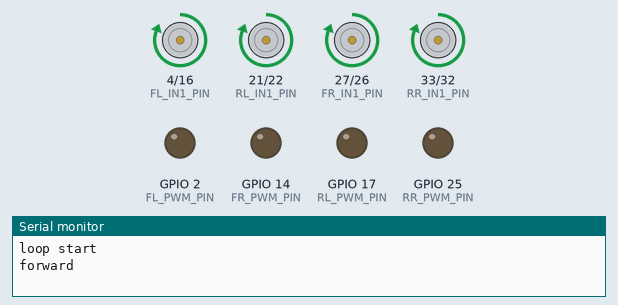
Simulated run of this sketch. Board: ESP32. Parts: motor-driver pin pairs drawn as motors (green arrow = first pin HIGH = forward, orange = second pin HIGH = backward, longer = more drive), output pins drawn as LEDs (lit = HIGH), the last lines printed to the serial monitor.

Above: at 0.2 s.
At 8.2 s:
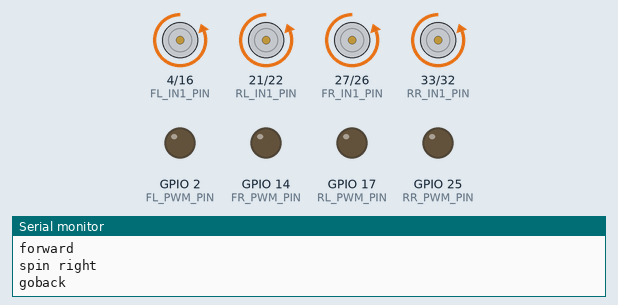
At 12.2 s:
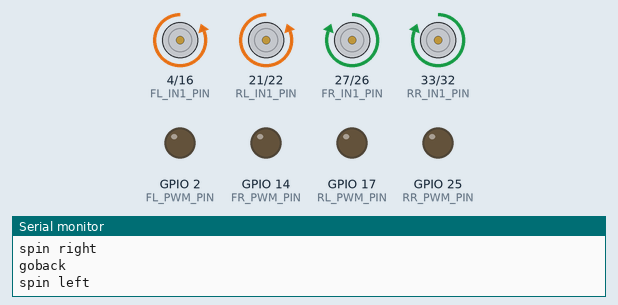
At 17.7 s:
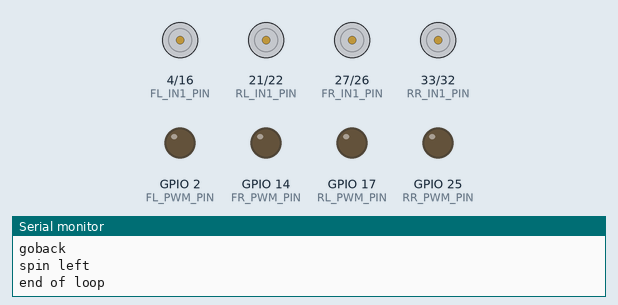
At 27.2 s:
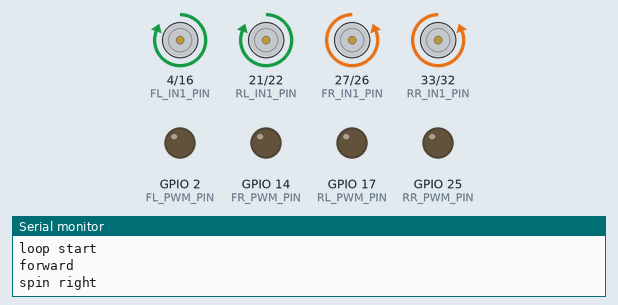
Timing chart, 0 to 29.9 s (numbered marks = the images above):
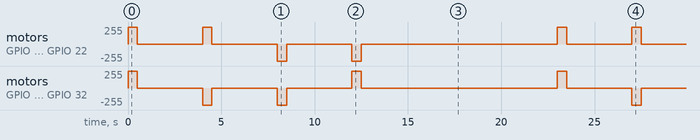

Measured:
- by itself, motor on GPIO 4 (FL_IN1_PIN) / GPIO 16 (FL_IN2_PIN), motor on GPIO 21 (RL_IN1_PIN) / GPIO 22 (RL_IN2_PIN): repeats every 23.0 s: stopped 3.5 s, forward 255/255 0.50 s, 2 × (stopped 3.5 s, backward 255/255 0.50 s), stopped 10.5 s, forward 255/255 0.50 s
- by itself, motor on GPIO 27 (FR_IN1_PIN) / GPIO 26 (FR_IN2_PIN), motor on GPIO 33 (RR_IN1_PIN) / GPIO 32 (RR_IN2_PIN): repeats every 23.0 s: 2 × (stopped 3.5 s, backward 255/255 0.50 s), stopped 3.5 s, forward 255/255 0.50 s, stopped 10.5 s, forward 255/255 0.50 s

The sketch:

esp32car0112_-___.ino
```cpp
#define FL_PWM_PIN 2
#define FL_IN1_PIN 4
#define FL_IN2_PIN 16
#define RL_PWM_PIN 17
#define RL_IN1_PIN 21
#define RL_IN2_PIN 22
#define FR_PWM_PIN 14
#define FR_IN1_PIN 27
#define FR_IN2_PIN 26
#define RR_PWM_PIN 25
#define RR_IN1_PIN 33
#define RR_IN2_PIN 32

#define FR_CHANNEL 1
#define FL_CHANNEL 2
#define RR_CHANNEL 3
#define RL_CHANNEL 4


int outputPower = 0;
int turnPower = 0;
int forwardStatus = 1;
int feq = 5000;
int dutyCycle = 210;
int continueOutput = false;
int stoped = true;

void stopCar() {
  ledcWrite(1, 0);
  ledcWrite(2, 0);
  ledcWrite(3, 0);
  ledcWrite(4, 0);
  stoped = true;
}

void enPower() {
  int p1 = map(outputPower, 0, 1023, 0, 255);
  ledcWrite(1, p1);
  ledcWrite(2, p1);
  ledcWrite(3, p1);
  ledcWrite(4, p1);
  stoped = false;
}

void forward() {
  forwardStatus = 1;
  digitalWrite(FR_IN1_PIN, HIGH);
  digitalWrite(FR_IN2_PIN, LOW);
  digitalWrite(FL_IN1_PIN, HIGH);
  digitalWrite(FL_IN2_PIN, LOW);
  digitalWrite(RR_IN1_PIN, HIGH);
  digitalWrite(RR_IN2_PIN, LOW);
  digitalWrite(RL_IN1_PIN, HIGH);
  digitalWrite(RL_IN2_PIN, LOW);
}
void shutdownall() {
  //forwardStatus = 1;
  digitalWrite(FR_IN1_PIN, LOW);
  digitalWrite(FR_IN2_PIN, LOW);
  digitalWrite(FL_IN1_PIN, LOW);
  digitalWrite(FL_IN2_PIN, LOW);
  digitalWrite(RR_IN1_PIN, LOW);
  digitalWrite(RR_IN2_PIN, LOW);
  digitalWrite(RL_IN1_PIN, LOW);
  digitalWrite(RL_IN2_PIN, LOW);
}

void goBack() {
  forwardStatus = 0;
  digitalWrite(FR_IN1_PIN, LOW);
  digitalWrite(FR_IN2_PIN, HIGH);
  digitalWrite(FL_IN1_PIN, LOW);
  digitalWrite(FL_IN2_PIN, HIGH);
  digitalWrite(RR_IN1_PIN, LOW);
  digitalWrite(RR_IN2_PIN, HIGH);
  digitalWrite(RL_IN1_PIN, LOW);
  digitalWrite(RL_IN2_PIN, HIGH);
}

void spinRight() {
  digitalWrite(FR_IN1_PIN, LOW);
  digitalWrite(FR_IN2_PIN, HIGH);
  digitalWrite(RR_IN1_PIN, LOW);
  digitalWrite(RR_IN2_PIN, HIGH);
}

void spinLeft() {
  digitalWrite(FL_IN1_PIN, LOW);
  digitalWrite(FL_IN2_PIN, HIGH);
  digitalWrite(RL_IN1_PIN, LOW);
  digitalWrite(RL_IN2_PIN, HIGH);
}

void setup()
{
  // Debug console
  Serial.begin(115200);

  ledcAttachPin(FR_PWM_PIN, FR_CHANNEL); // assign RGB led pins to channels
  ledcAttachPin(FL_PWM_PIN, FL_CHANNEL);
  ledcAttachPin(RR_PWM_PIN, RR_CHANNEL);
  ledcAttachPin(RL_PWM_PIN, RL_CHANNEL);
  ledcSetup(FR_CHANNEL, feq, 8); // 12 kHz PWM, 8-bit resolution
  ledcSetup(FL_CHANNEL, feq, 8);
  ledcSetup(RR_CHANNEL, feq, 8);
  ledcSetup(RL_CHANNEL, feq, 8);
  pinMode(FR_IN1_PIN, OUTPUT);
  pinMode(FR_IN2_PIN, OUTPUT);
  pinMode(FL_IN1_PIN, OUTPUT);
  pinMode(FL_IN2_PIN, OUTPUT);
  pinMode(RR_IN1_PIN, OUTPUT);
  pinMode(RR_IN2_PIN, OUTPUT);
  pinMode(RL_IN1_PIN, OUTPUT);
  pinMode(RL_IN2_PIN, OUTPUT);
}

void loop()
{
  Serial.printf("loop start\n");
  foward();
  delay(3000);

  spinright();
  delay(3000);

  backward();
  delay(3000);

  spinleft();
  Serial.print("end of loop\n\n");

  delay(10000);

}
void foward() {
  Serial.print("forward\n");
  continueOutput = true;
  forward();
  enPower();
  delay(500);
  continueOutput = false;
  stopCar();
  shutdownall();
  delay(500);
}
void backward() {
  Serial.print("goback\n");
  continueOutput = true;
  goBack();
  enPower();
  delay(500);
  continueOutput = false;
  stopCar();
  shutdownall();
  delay(500);

}
void spinright() {
  Serial.println("spin right\n");
  forward(); //先回到前進狀態
  spinRight();
  enPower();
  delay(500);
  stopCar();
  shutdownall();
  delay(500);
}
void spinleft() {
  Serial.println("\nspin left\n");
  forward(); //先回到前進狀態
  spinLeft();
  enPower();
  delay(500);
  stopCar();
  shutdownall();
  delay(500);

}

/*
  //set output power level
  void fn3() {
  //outputPower = 1;
  //Serial.print("set power = ");
  //Serial.println(outputPower);
  if(continueOutput){
    enPower();
  }
  }

  //設定轉彎力道
  void fn1() {
  turnPower = 1;
  Serial.print("set turn power = ");
  Serial.println(turnPower);
  }
*/
/*
  void turnright() {
  int x ;
  Serial.println("=== turn right ===");
  if(x == 1){
    goRight();
    right();
  }
  else{
    if(forwardStatus==1){
      forward();
    }
    else
    {
      goBack();
    }
    if(continueOutput){
      enPower();
    }
    else
    {
      stopCar();
    }
  }
  }

  void turnleft() {
  //int x = 1;
  Serial.println("=== turn left ===");
  if(x == 1){
    goLeft();
    left();
  }else{
    if(forwardStatus==1){
      forward();
    }
    else
    {
      goBack();
    }
    if(continueOutput){
      enPower();
    }
    else
    {
      stopCar();
    }
  }
  }
*/
/*
void goRight() {
  //如果是前進狀態，停右前輪逆轉右後輪
  //如果是倒退狀態，停右後輪逆轉右前輪
  if (forwardStatus == 1) {
    digitalWrite(FR_IN1_PIN, HIGH);
    digitalWrite(FR_IN2_PIN, LOW);
    digitalWrite(FL_IN1_PIN, HIGH);
    digitalWrite(FL_IN2_PIN, LOW);
    digitalWrite(RR_IN1_PIN, LOW);
    digitalWrite(RR_IN2_PIN, HIGH);
    digitalWrite(RL_IN1_PIN, HIGH);
    digitalWrite(RL_IN2_PIN, LOW);
  } else {
    digitalWrite(FR_IN1_PIN, HIGH);
    digitalWrite(FR_IN2_PIN, LOW);
    digitalWrite(FL_IN1_PIN, LOW);
    digitalWrite(FL_IN2_PIN, HIGH);
    digitalWrite(RR_IN1_PIN, LOW);
    digitalWrite(RR_IN2_PIN, HIGH);
    digitalWrite(RL_IN1_PIN, LOW);
    digitalWrite(RL_IN2_PIN, HIGH);
  }
}

void goLeft() {
  //如果是前進狀態，停左前輪逆轉左後輪
  //如果是倒退狀態，停左後輪逆轉左前輪
  if (forwardStatus == 1) {
    digitalWrite(FR_IN1_PIN, HIGH);
    digitalWrite(FR_IN2_PIN, LOW);
    digitalWrite(FL_IN1_PIN, HIGH);
    digitalWrite(FL_IN2_PIN, LOW);
    digitalWrite(RR_IN1_PIN, HIGH);
    digitalWrite(RR_IN2_PIN, LOW);
    digitalWrite(RL_IN1_PIN, LOW);
    digitalWrite(RL_IN2_PIN, HIGH);
  } else {
    digitalWrite(FR_IN1_PIN, LOW);
    digitalWrite(FR_IN2_PIN, HIGH);
    digitalWrite(FL_IN1_PIN, HIGH);
    digitalWrite(FL_IN2_PIN, LOW);
    digitalWrite(RR_IN1_PIN, LOW);
    digitalWrite(RR_IN2_PIN, HIGH);
    digitalWrite(RL_IN1_PIN, LOW);
    digitalWrite(RL_IN2_PIN, HIGH);
  }
}*/
/*
 *
void right() {
  int p1 = map(outputPower, 0, 1023, 0, 255);
  int p2 = map(turnPower, 0, 1023, 0, 255);
  if (forwardStatus == 1) {
    ledcWrite(FR_CHANNEL, 0);
    ledcWrite(RR_CHANNEL, p2);
    ledcWrite(FL_CHANNEL, p1);
    ledcWrite(RL_CHANNEL, p1);
  } else {
    ledcWrite(FR_CHANNEL, p2);
    ledcWrite(RR_CHANNEL, 0);
    ledcWrite(FL_CHANNEL, p1);
    ledcWrite(RL_CHANNEL, p1);
  }
  //如果是前進狀態，停右前輪
  //如果是倒退狀態，停右後輪
  // if(forwardStatus==1){
  //   ledcWrite(FR_CHANNEL,0);
  //   ledcWrite(FL_CHANNEL,p2);
  // }else{
  //   ledcWrite(FR_CHANNEL,p1);
  //   ledcWrite(FL_CHANNEL,p1);
  // }
  // if(forwardStatus==1){
  //   ledcWrite(RR_CHANNEL,p1);
  //   ledcWrite(RL_CHANNEL,p1);
  // }else{
  //   ledcWrite(RR_CHANNEL,0);
  //   ledcWrite(RL_CHANNEL,p2);
  // }
}

void left() {
  int p1 = map(outputPower, 0, 1023, 0, 255);
  int p2 = map(turnPower, 0, 1023, 0, 255);
  if (forwardStatus == 1) {
    ledcWrite(FR_CHANNEL, p1);
    ledcWrite(RR_CHANNEL, p1);
    ledcWrite(FL_CHANNEL, 0);
    ledcWrite(RL_CHANNEL, p2);
  } else {
    ledcWrite(FR_CHANNEL, p1);
    ledcWrite(RR_CHANNEL, p1);
    ledcWrite(FL_CHANNEL, p2);
    ledcWrite(RL_CHANNEL, 0);
  }

  //如果是前進狀態，停左前輪
  //如果是倒退狀態，停左後輪
  // if(forwardStatus==1){
  //   ledcWrite(FL_CHANNEL,0);
  //   ledcWrite(RL_CHANNEL,p2);
  // }else{
  //   ledcWrite(FL_CHANNEL,p1);
  //   ledcWrite(RL_CHANNEL,p1);
  // }
  // if(forwardStatus==1){
  //   ledcWrite(RR_CHANNEL,p1);
  //   ledcWrite(FR_CHANNEL,p1);
  // }else{
  //   ledcWrite(FL_CHANNEL,p2);
  //   ledcWrite(RL_CHANNEL,0);
  // }
}*/
```
